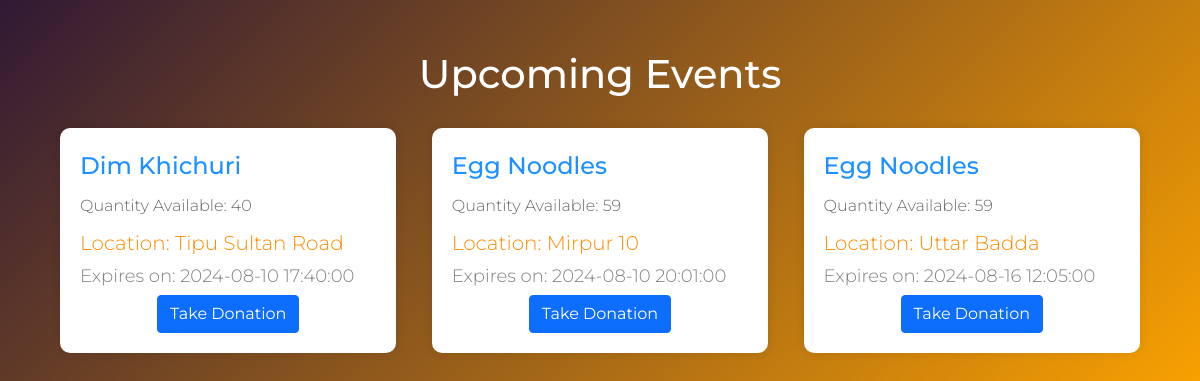
Page /events.php on the earlier database version.
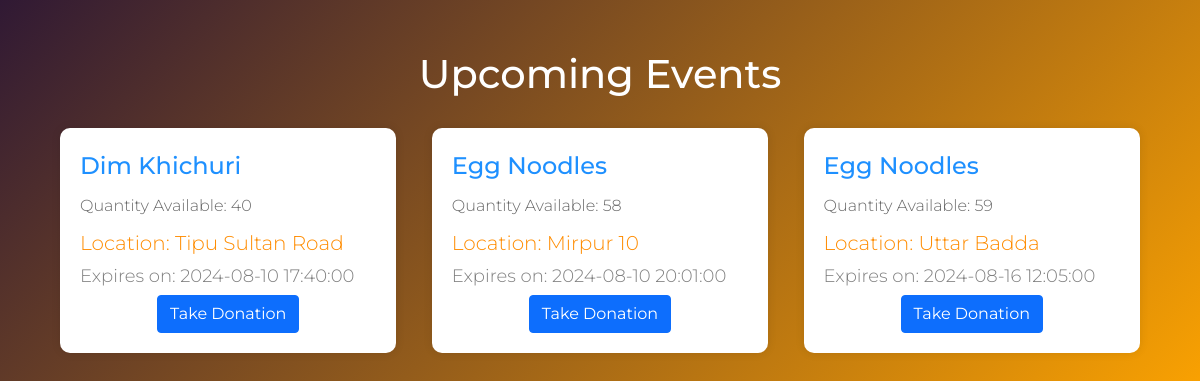
Same page on the later database version.
### tables this page shows
CREATE TABLE `donation` (
  `donation_id` int(11) NOT NULL,
  `food_name` varchar(64) NOT NULL,
  `quantity` int(11) NOT NULL,
  `location` varchar(64) NOT NULL,
  `postal_code` varchar(64) NOT NULL,
  `expire_date_time` datetime NOT NULL,
  `donor_email` varchar(64) NOT NULL,
  `quantity_available` int(11) DEFAULT NULL
);

### events.php (the view, shortened to what this page needs)
<?php
$connect = mysqli_connect(HOST, USER, PASS, DB) or die("Cannot connect");
$current_date = date('Y-m-d H:i:s');
$events_query = "SELECT donation_id, food_name, quantity, quantity_available, location, expire_date_time
                 FROM donation
                 WHERE expire_date_time > '$current_date' AND quantity_available > 0";
$events_result = mysqli_query($connect, $events_query);
$events = [];
while ($event_row = mysqli_fetch_assoc($events_result)) {
    $events[] = $event_row;
}
?>
<!DOCTYPE html>
<html lang="en">
<head>
    <link href="https://cdn.jsdelivr.net/npm/bootstrap@5.0.0-alpha1/dist/css/bootstrap.min.css" rel="stylesheet">
</head>
<body>
<div id="container">
    <h2>Upcoming Events</h2>
    <?php
    foreach ($events as $event) {
    ?>
        <div class="event">
            <p class="food-name"><?php echo htmlspecialchars($event['food_name']); ?></p>
            <p class="quantity">Quantity Available: <?php echo htmlspecialchars($event['quantity_available']); ?></p>
            <p class="location">Location: <?php echo htmlspecialchars($event['location']); ?></p>
            <p class="expire-date">Expires on: <?php echo htmlspecialchars($event['expire_date_time']); ?></p>
            <div class="button">
                <a href="?take_donation=<?php echo $event['donation_id']; ?>" class="btn btn-primary">Take Donation</a>
            </div>
        </div>
    <?php
    }
    ?>
</div>
</body>
</html>

Differences in the rows shown:
changed donation "Mirpur 10": quantity_available "59" → "58"
